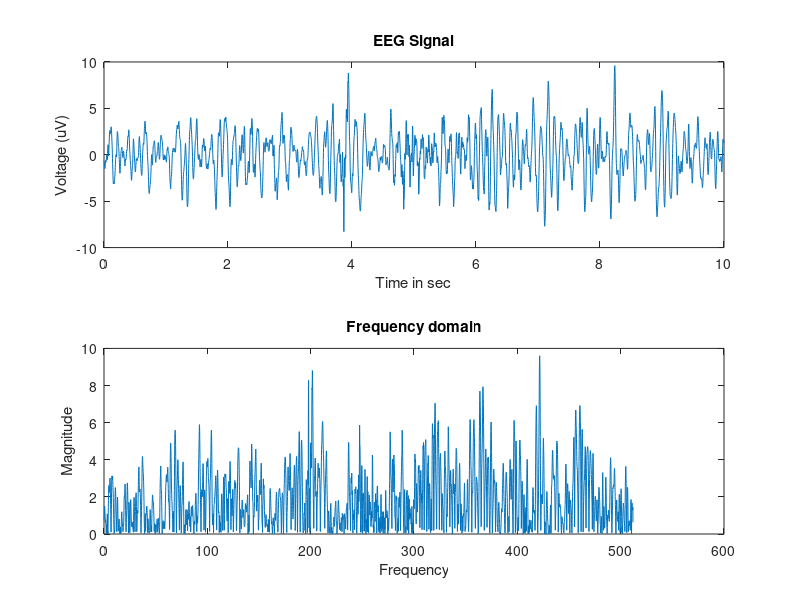

Here is the MATLAB script that generated this plot: (Note: this script raises an error after producing the figure.)
%% basic housekeeping
close all; 
clear all; 
clc;
%% Loading EEG data
fs = 256                    % fs — Sampling frequency, 
load('EEG.mat')       % loading .mat file containing EEGsig 
N =length(EEGsig)           % returns the length of EEGsig
t =[0:length(EEGsig)-1]/fs; %sampling rate; time= N/frequency

%% plotting original signal in time domain and frequency domain
figure(1);
subplot(2,1,1) 
plot(t,EEGsig); %time domain  
title('EEG Signal'); xlabel('Time in sec'); ylabel('Voltage (uV)'); 
z= fftshift(EEGsig);
nfft=length(z);
freq = (0:1/nfft:1-1/nfft)*fs;  %frequency-domain
subplot(2,1,2)
plot(freq,abs(fftshift(z))) %done to observe the range of frequencies available in the signal
title('Frequency domain'); xlabel('Frequency'); ylabel('Magnitude');

%% filtering insignificant low frequency and high frequency components to reduce noise
EEG = highpass(EEGsig,1,fs); %cutoff freq is 1Hz
EEG= lowpass(EEG,50,fs) %cut off freq is 50 Hz 

figure(2);
plot(t,EEG);
xticks(0:0.2:10)
xlabel('Time in sec'); ylabel('Voltage (uV)');  title('EEG signal after filtering'); %EEG waveform

%% Sampling and Quantisation 
max=max(EEG)
min=min(EEG)
n1=16;%NO OF BITS PER SAMPLE
L=2^n1;
del=(max-min)/L %Value of each level. Since we have
partition=min:del:max % definition of decision lines/partition
codebook=min-(del/2):del:max+(del/2); 
%codebook tells the quantizer which common value to assign to inputs that fall into each range of the partition
%he lower range/upper range of the codebook must be equally distributed in both sides
[index,quants] = quantiz(EEGsig,partition,codebook);  
%The function returns quants, which contains the scalar quantization of EEGsig and depends on
%the quantization levels and prescribed values in the codebook
%and returns index i.e the quantization levels of EEGsig by using the scalar quantization partition specified in input partition i.e does not depend upon codebook value.

l1=length(index); % 1 to n index to 0 to n-1 index since in matlab arrays start from index 1. 
for i=1:l1
if (index(i)~=0)
index(i)=index(i)-1;
end
end
l2=length(quants);
for i=1:l2 % mapping the extremas to the required range (done based on codebook range)
if(quants(i)==min-(del/2))
quants(i)=min+(del/2);
end
if(quants(i)==max+(del/2))
quants(i)=max-(del/2);

end
end
figure(3)
plot(t,EEG);
hold on
scatter(t,quants)
xticks(0:0.2:10)
xlabel('Time in sec'); ylabel('Voltage (uV)');  title('Sampled EEG signal'); 
figure(4)
stairs(t,quants)
xticks(0:0.2:10)
xlabel('Time in sec'); ylabel('Voltage (uV)'); title('Quantized EEG Signal');
%% Quantisation error
figure(5)
plot(t,quants-EEG) %difference in amplitude between filtered signal and quantised signal
xticks(0:0.2:10)
xlabel('Time in sec'); ylabel('Voltage (uV)'); title('Quantization error');

%% Reconstruction
% Decimal to binary conversion
code=de2bi(index,'left-msb'); %decimal to binary conversion with left most bit being the msb
k=1;
for i=1:l1 % to convert column vector to row vector
for j=1:n1
coded(k)=code(i,j); % to convert column vector to row vector
j=j+1;
k=k+1;
end
i=i+1;
end
code1=reshape(coded,n1,(length(coded)/n1)); %converting the array to a single row array.
index1=bi2de(code1,'left-msb');  %converting from binary to decimal with left most bit being the msb
resignal=del*index+min+(del/2); %to recover the modulated signal
figure(6);
hold on;
plot(t,resignal);
xticks(0:0.2:10)
title('Reconstructed Signal');
xlabel('Time in sec');
ylabel('Voltage (uV)');
figure(7);
hold on;
plot(t,quants-resignal);
xticks(0:0.2:10)
title('Reconstruction Error'); xlabel('Time in sec'); ylabel('Voltage (uV)');
%% Alpha wave 
%alpha band: 8-13 Hz
alpha = highpass(EEG,8,fs); %cutoff freq is 8Hz
alpha= lowpass(alpha,13,fs) %cut off freq is 13 Hz  
figure(8);
hold on
subplot(2,1,1)
plot(t,alpha);
xticks(0:0.2:10)
xlabel('Time in sec'); ylabel('Voltage (uV)');; 
title('Alpha wave from original signal'); 
alpha1 = highpass(resignal,8,fs); %cutoff freq is 8Hz
alpha= lowpass(alpha1,13,fs) %cut off freq is 13 Hz  
subplot(2,1,2)
plot(t,alpha1);
xticks(0:0.2:10)
xlabel('Time in sec'); ylabel('Voltage (uV)');
title('Alpha wave from reconstructed signal'); 
hold off;
%% Delta wave 
%delta band: 0-3Hz
delta= lowpass(EEG,3,fs) ;
delta1= lowpass(resignal,3,fs) %cut off freq is 3 Hz 
figure(9);
hold on
subplot(2,1,1)
plot(t,delta);
xticks(0:0.2:10)
xlabel('Time in sec'); ylabel('Voltage (uV)');; 
title('Delta wave from original filtered signal'); 
 
subplot(2,1,2)
plot(t,delta1);
xticks(0:0.2:10)
xlabel('Time in sec'); ylabel('Voltage (uV)'); 
title('Delta wave from reconstructed signal'); 
hold off

%% Theta wave 
%theta band- 3.5-7.5Hz
Theta = highpass(EEG,3.5,fs); %cutoff freq is 1Hz
Theta= lowpass(Theta,7.5,fs) %cut off freq is 50 Hz
theta1 = highpass(resignal,8,fs); %cutoff freq is 8Hz
theta1= lowpass(theta1,13,fs) %cut off freq is 13 Hz  
figure(10);
hold on
subplot(2,1,1)
plot(t,Theta);
xticks(0:0.2:10)
xlabel('Time in sec'); ylabel('Voltage (uV)');; 
title('Theta wave from original filtered signal'); 
 
subplot(2,1,2)
plot(t,theta1);
xticks(0:0.2:10)
xlabel('Time in sec'); ylabel('Voltage (uV)'); 
title('Theta wave from reconstructed signal'); 
hold off

%% Beta wave 
%beta band > 13Hz
beta= highpass(EEG,13,fs)
beta1= highpass(resignal,13,fs) %cut off freq is 13 Hz 
figure(11);
hold on
subplot(2,1,1)
plot(t,beta);
xticks(0:0.2:10)
xlabel('Time in sec'); ylabel('Voltage (uV)');; 
title('Beta wave from original filtered signal'); 
 
subplot(2,1,2)
plot(t,beta1);
xticks(0:0.2:10)
xlabel('Time in sec'); ylabel('Voltage (uV)'); 
title('Beta wave from reconstructed signal'); 
hold off